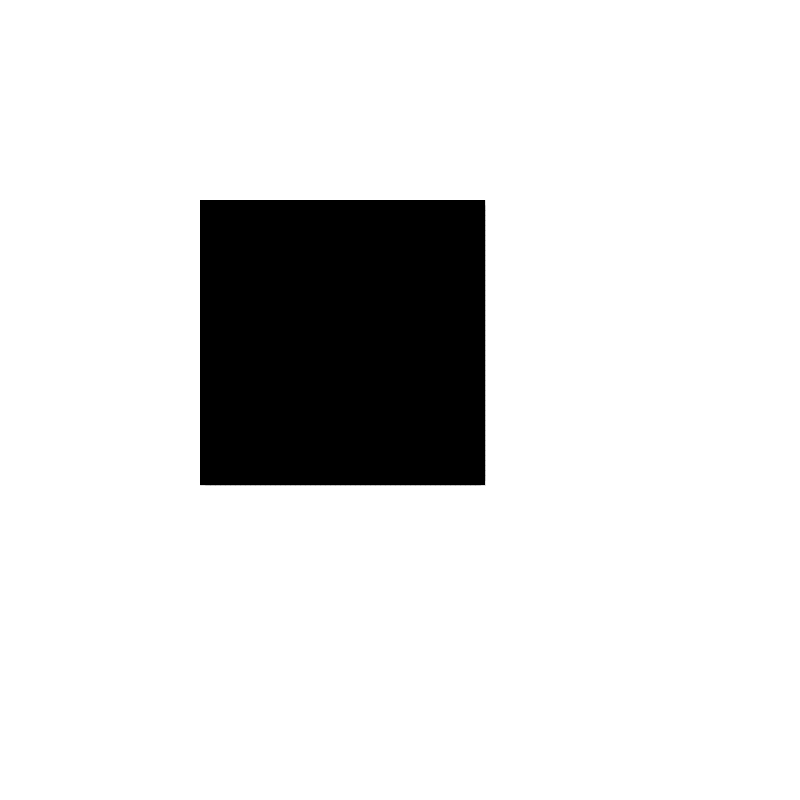
Frame 1 (no input)
Frame 60 (the mouse pressed at the canvas centre just before this capture): identical to frame 1, image omitted
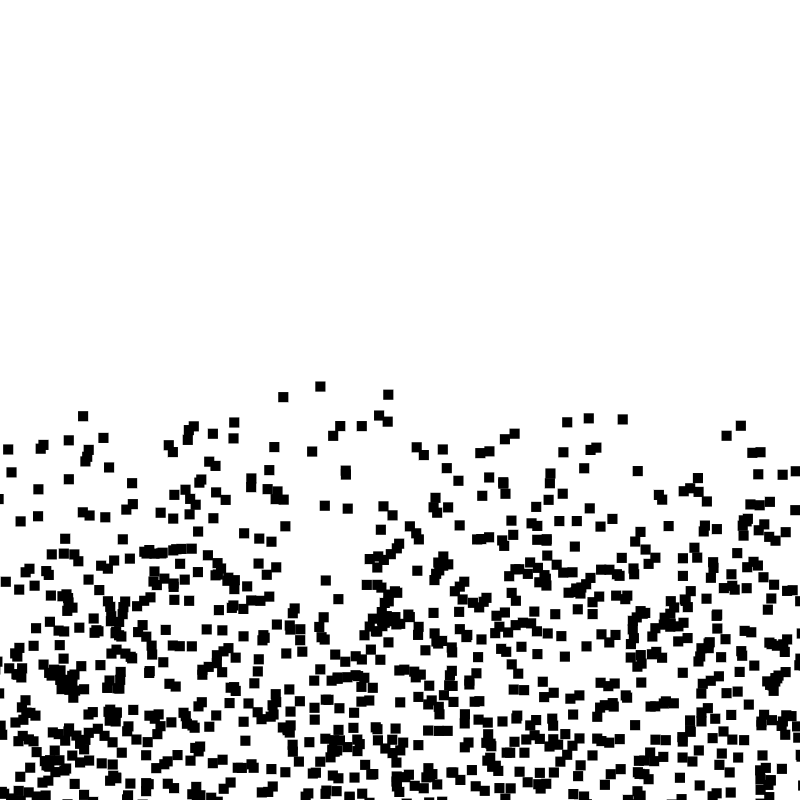
Frame 120 (the mouse held since frame 60 and released just before this capture)

The Processing sketch that drew these frames (run headless with seeded random() and noise(); from frame 60 on, the mouse is pressed at the canvas centre):

// Processing sketch: Park_NOC_4_6
// ── Park_NOC_4_6.pde
import java.util.Iterator;//so we can use the iterator
ArrayList <Basic> fragments;

void setup(){
  fragments = new ArrayList <Basic>();
  background(255);
  size(800,800);
  smooth();
  fill(0);
  stroke(0);
  strokeWeight(0);
  beginShape();
  vertex(width/4,height/4);
  vertex((3*width)/5, height/4);
  vertex((3*width)/5, (3*height)/5);
  vertex(width/4,(3*height)/5);
  endShape();
  //orgional shape drawn
  
  for (int x= width/4 ; x< (3*width)/5; x=x+5){
    for (int y= height/4 ; y< (3*height)/5; y=y+5){
      PVector fragL = new PVector (x,y);
      fragments.add(new Basic (fragL));
    }
  }//makes an array of basics for the shape
  
  
}

void draw(){  
  background(255);
  Iterator <Basic> d = fragments.iterator();
  while (d.hasNext() ){
    Basic n = d.next();
    n.run();
  }

  
  
}

// ── Basic.pde

class Basic{
//this will be the parent class to both the breaking object and the objects that are created from the break. It will just have some simple voids for the sake of efficiency.
  PVector location;
  PVector velocity,acceleration;
  //the motion vectors
  float radius;
  float clickCheck;
  float lifespan;
  
  Basic (PVector l){
    location = l.get();
    velocity = new PVector (0,0);
    acceleration = new PVector (0,0);
    radius = 5;
    clickCheck =0;
    lifespan=255;
  }//set the inital values for all the variables
  
  void display(){
    stroke(0);
    //strokeWeight(2);
    fill(0);
    rectMode(CORNER);
    rect(location.x,location.y,2*radius,2*radius);
  }//draws the rectangle
  
  void shatter(){
    if (mousePressed && clickCheck == 0){
      velocity = new PVector(random(-10,10), random(-10,0));
      acceleration.add( new PVector (0,4) );
      clickCheck = 1;//so the click can only happen once
    }
  }
  
  void update(){
    velocity.add(acceleration);
    location.add(velocity);
    acceleration.mult(.7);
  }//updates the location of each square and its life span
  
  void run (){
    shatter();
    update();
    display();
  }//runs all the functions in the class basic
  
}
